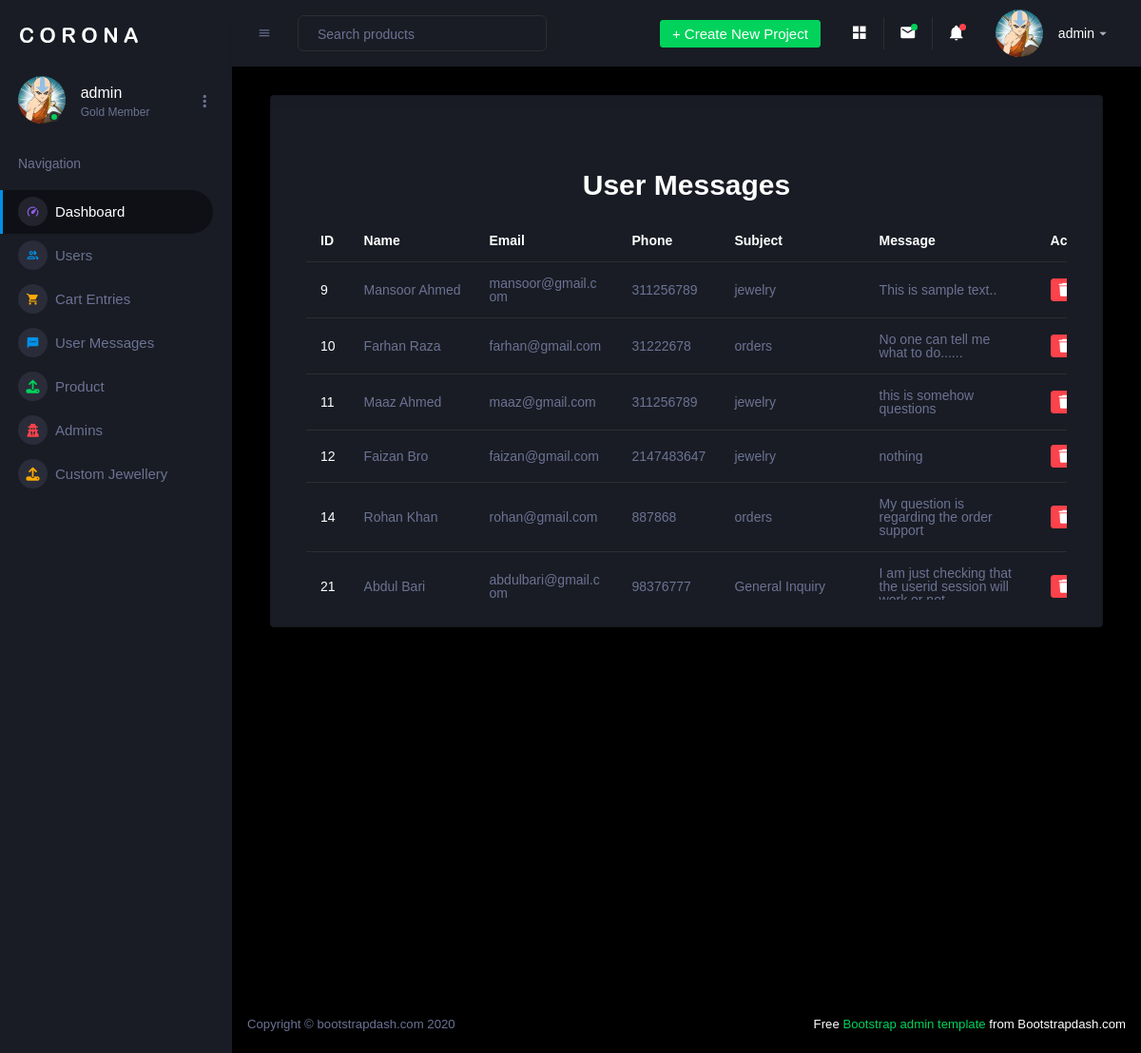
Screenshot of /admin/messages.php (signed in) with the database file from the repository.
### tables this page shows
CREATE TABLE `contact` (
  `id` int(11) NOT NULL,
  `FirstName` varchar(200) NOT NULL,
  `Lastname` varchar(200) NOT NULL,
  `Email` varchar(200) NOT NULL,
  `Phnum` int(11) NOT NULL,
  `Subject` varchar(200) NOT NULL,
  `Message` varchar(250) NOT NULL
);

### admin/messages.php (the view, shortened to what this page needs)
  <?php
if(isset($_SESSION['admin_id'])){
  ?>
   <?php include("header.php"); ?>
   <?php include("sideBar.php"); ?>
   <?php include("navbar.php"); ?>
      <?php
include('../includes/connection.php');
?>
  <div class="col-lg-12 grid-margin stretch-card">
                <div class="card">
                  <div class="card-body">
                    <div class="container mt-5">
  <h3 class="card-title text-center font-weight-bold h2">User Messages</h3>
   <div class="table-responsive" style="max-height: 400px; overflow-y: auto;">
  <table class="table  table-muted">
    <thead>
      <tr>
        <th class="text-white font-weight-bold">ID</th>
         <th class="text-white font-weight-bold">Name</th>
       <th class="text-white font-weight-bold">Email</th>
         <th class="text-white font-weight-bold">Phone</th>
         <th class="text-white font-weight-bold">Subject</th>
         <th class="text-white font-weight-bold">Message</th>
         <th class="text-white font-weight-bold">Action</th>
      </tr>
    </thead>
    <tbody>
<?php
$query = "SELECT * FROM contact";
$sql = mysqli_query($conn, $query);
while($data = mysqli_fetch_assoc($sql)){
?>
      <tr>
        <td class="text-white"><?php echo $data['id']; ?></td>
        <td><?php echo $data['FirstName'] . ' ' . $data['Lastname']; ?></td>
        <td   style="max-width: 150px; word-wrap: break-word; white-space: normal;"><?php echo $data['Email']; ?></td>
        <td><?php echo $data['Phnum']; ?></td>
        <td><?php echo $data['Subject']; ?></td>
        <td style="min-width: 180px; word-wrap: break-word; white-space: normal;"><?php echo $data['Message']; ?></td>
        <td>
          <a href="delete_message.php?id=<?php echo $data['id']; ?>" class="btn btn-danger btn-sm"><i class="fa-solid fa-trash"></i></a>
        </td>
      </tr>
<?php } ?>
    </tbody>
  </table>
</div>
</div>
</div>
</div>
</div>
   <?php include("footer.php"); ?>
         <?php
}else{
  header('location:login.php');
}
?>

### admin/sideBar.php (shortened to what this page needs)
                  <?php
                  if(isset($_SESSION['admin_id'])){
                    $user_id=$_SESSION['admin_id'];
                    $user_name=$_SESSION['admin_name'];
                    include('../includes/connection.php');
                    $query="SELECT * FROM admin WHERE user_id='$user_id'";
                    $sql=mysqli_query($conn,$query);
                    $data=mysqli_fetch_assoc($sql);
                  }
                  ?>
      <nav class="sidebar sidebar-offcanvas" id="sidebar">
        <div class="sidebar-brand-wrapper d-none d-lg-flex align-items-center justify-content-center fixed-top">
          <a class="sidebar-brand brand-logo" href="https://www.bootstrapdash.com/demo/corona-free/jquery/template/index.html"><img src="./Corona Admin_files/logo.svg" alt="logo"></a>
        </div>
        <ul class="nav">
          <li class="nav-item profile">
            <div class="profile-desc">
              <div class="profile-pic">
                <div class="count-indicator">
                                <div class="rounded-circle"
     style="
         width: 50px;
         height: 50px;
         background-image: url('<?php echo $data['user_image']; ?>');
         background-size: cover;
         background-position: center;
         background-repeat: no-repeat;
         display: inline-block;
     ">
</div>
                  <span class="count bg-success" style="margin-top:12px;"></span>
                </div>
                <div class="profile-name">
                  <h5 class="mb-0 font-weight-normal"><?php echo $user_name?></h5>
                  <span>Gold Member</span>
                </div>
              </div>
              <a href="https://www.bootstrapdash.com/demo/corona-free/jquery/template/index.html#" id="profile-dropdown" data-toggle="dropdown"><i class="mdi mdi-dots-vertical"></i></a>
            </div>
          </li>
          <li class="nav-item nav-category">
            <span class="nav-link">Navigation</span>
          </li>
          <li class="nav-item menu-items active">
            <a class="nav-link" href="index.php">
              <span class="menu-icon">
                <i class="mdi mdi-speedometer"></i>
              </span>
              <span class="menu-title">Dashboard</span>
            </a>
          </li>
          <li class="nav-item menu-items">
            <a class="nav-link" href="user.php">
              <span class="menu-icon">
                <i class="mdi mdi-account-multiple-outline text-primary"></i>
              </span>
              <span class="menu-title">Users</span>
            </a>
          </li>
          <li class="nav-item menu-items">
            <a class="nav-link" href="cart.php">
              <span class="menu-icon">
                <i class="mdi mdi-cart text-warning"></i>
              </span>
              <span class="menu-title">Cart Entries</span>
            </a>
          </li>
          <li class="nav-item menu-items">
            <a class="nav-link" href="messages.php">
              <span class="menu-icon">
                <i class="mdi mdi-message-processing"></i>
              </span>
              <span class="menu-title">User Messages</span>
            </a>
          </li>
<li class="nav-item menu-items">
  <a class="nav-link" data-toggle="collapse" href="#product-menu" aria-expanded="false" aria-controls="product-menu">
    <span class="menu-icon">
      <i class="fa-solid fa-upload"></i>
    </span>
    <span class="menu-title">Product</span>
  </a>
</li>
          <li class="nav-item menu-items">
            <a class="nav-link" href="admin_data.php">
              <span class="menu-icon">
                <i class="icon-md fa-solid fa-user-secret text-danger"></i>
              </span>
              <span class="menu-title">Admins</span>
            </a>
          </li>
<li class="nav-item menu-items">
  <a class="nav-link" data-toggle="collapse" href="#custom-jewellery-menu" aria-expanded="false" aria-controls="custom-jewellery-menu">
    <span class="menu-icon">
      <i class="fa-solid fa-upload"></i>
    </span>
    <span class="menu-title">Custom Jewellery</span>
  </a>
</li>
        </ul>
      </nav>

### admin/navbar.php (shortened to what this page needs)
   <?php
                  if(isset($_SESSION['admin_id'])){
                    $user_id=$_SESSION['admin_id'];
                    $user_name=$_SESSION['admin_name'];
                    include('../includes/connection.php');
                    $query="SELECT * FROM admin WHERE user_id='$user_id'";
                    $sql=mysqli_query($conn,$query);
                    $data=mysqli_fetch_assoc($sql);
                  }
                  ?>
      <div class="container-fluid page-body-wrapper">
        <nav class="navbar p-0 fixed-top d-flex flex-row">
          <div class="navbar-menu-wrapper flex-grow d-flex align-items-stretch">
            <button class="navbar-toggler navbar-toggler align-self-center" type="button" data-toggle="minimize">
              <span class="mdi mdi-menu"></span>
            </button>
            <ul class="navbar-nav w-100">
              <li class="nav-item w-100">
                <form class="nav-link mt-2 mt-md-0 d-none d-lg-flex search">
                  <input type="text" class="form-control" placeholder="Search products">
                </form>
              </li>
            </ul>
            <ul class="navbar-nav navbar-nav-right">
              <li class="nav-item dropdown d-none d-lg-block">
                <a class="nav-link btn btn-success create-new-button" id="createbuttonDropdown" data-toggle="dropdown" aria-expanded="false" href="https://www.bootstrapdash.com/demo/corona-free/jquery/template/index.html#">+ Create New Project</a>
              </li>
              <li class="nav-item nav-settings d-none d-lg-block">
                <a class="nav-link" href="https://www.bootstrapdash.com/demo/corona-free/jquery/template/index.html#">
                  <i class="mdi mdi-view-grid"></i>
                </a>
              </li>
              <li class="nav-item dropdown border-left">
                <a class="nav-link count-indicator dropdown-toggle" id="messageDropdown" href="https://www.bootstrapdash.com/demo/corona-free/jquery/template/index.html#" data-toggle="dropdown" aria-expanded="false">
                  <i class="mdi mdi-email"></i>
                  <span class="count bg-success"></span>
                </a>
              </li>
              <li class="nav-item dropdown border-left">
                <a class="nav-link count-indicator dropdown-toggle" id="notificationDropdown" href="https://www.bootstrapdash.com/demo/corona-free/jquery/template/index.html#" data-toggle="dropdown">
                  <i class="mdi mdi-bell"></i>
                  <span class="count bg-danger"></span>
                </a>
              </li>
              <li class="nav-item dropdown">
                <a class="nav-link" id="profileDropdown" href="https://www.bootstrapdash.com/demo/corona-free/jquery/template/index.html#" data-toggle="dropdown">
                  <div class="navbar-profile">
                   <div class="rounded-circle"
     style="
         width: 50px;
         height: 50px;
         background-image: url('<?php echo $data['user_image']; ?>');
         background-size: cover;
         background-position: center;
         background-repeat: no-repeat;
         display: inline-block;
     ">
</div>
                    <p class="mb-0 d-none d-sm-block navbar-profile-name"><?php echo $user_name?></p>
                    <i class="mdi mdi-menu-down d-none d-sm-block"></i>
                  </div>
                </a>
              </li>
            </ul>
          </div>
        </nav>
        <div class="main-panel">
          <div class="content-wrapper">

### rows the page displays
contact: id "9", FirstName "Mansoor", Lastname "Ahmed", Email "mansoor@gmail.com", Phnum "311256789", Subject "jewelry", Message "This is sample text.."
contact: id "10", FirstName "Farhan", Lastname "Raza", Email "farhan@gmail.com", Phnum "31222678", Subject "orders", Message "No one can tell me what to do......"
contact: id "11", FirstName "Maaz", Lastname "Ahmed", Email "maaz@gmail.com", Phnum "311256789", Subject "jewelry", Message "this is somehow questions"
contact: id "12", FirstName "Faizan", Lastname "Bro", Email "faizan@gmail.com", Phnum "2147483647", Subject "jewelry", Message "nothing"
contact: id "14", FirstName "Rohan", Lastname "Khan", Email "rohan@gmail.com", Phnum "887868", Subject "orders", Message "My question is regarding the order support"
contact: id "21", FirstName "Abdul", Lastname "Bari", Email "abdulbari@gmail.com", Phnum "98376777", Subject "General Inquiry", Message "I am just checking that the userid session will…"

### other values shown
$user_name "admin"
